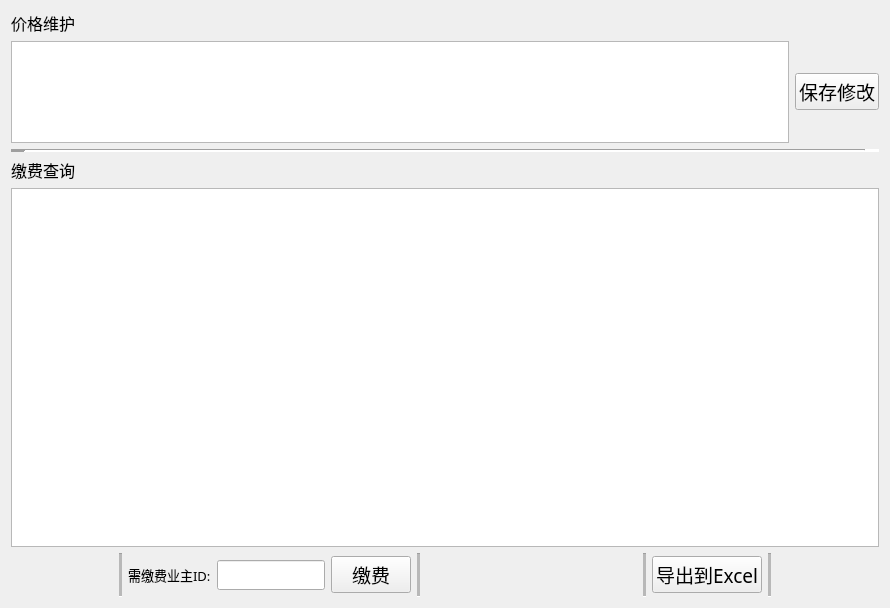
<?xml version="1.0" encoding="UTF-8"?>
<ui version="4.0">
 <class>W_Jiaofei</class>
 <widget class="QWidget" name="W_Jiaofei">
  <property name="geometry">
   <rect>
    <x>0</x>
    <y>0</y>
    <width>890</width>
    <height>608</height>
   </rect>
  </property>
  <property name="windowTitle">
   <string>Form</string>
  </property>
  <layout class="QGridLayout" name="gridLayout">
   <item row="0" column="0">
    <layout class="QVBoxLayout" name="verticalLayout_3" stretch="3,9,1">
     <item>
      <layout class="QVBoxLayout" name="verticalLayout_2">
       <item>
        <widget class="QLabel" name="label_2">
         <property name="font">
          <font>
           <family>Agency FB</family>
           <pointsize>12</pointsize>
          </font>
         </property>
         <property name="text">
          <string>价格维护</string>
         </property>
        </widget>
       </item>
       <item>
        <layout class="QHBoxLayout" name="horizontalLayout_2">
         <item>
          <widget class="QTableView" name="tableView"/>
         </item>
         <item>
          <widget class="QPushButton" name="pushButton">
           <property name="font">
            <font>
             <family>Agency FB</family>
             <pointsize>14</pointsize>
            </font>
           </property>
           <property name="text">
            <string>保存修改</string>
           </property>
          </widget>
         </item>
        </layout>
       </item>
      </layout>
     </item>
     <item>
      <layout class="QVBoxLayout" name="verticalLayout">
       <item>
        <widget class="Line" name="line">
         <property name="lineWidth">
          <number>15</number>
         </property>
         <property name="orientation">
          <enum>Qt::Horizontal</enum>
         </property>
        </widget>
       </item>
       <item>
        <widget class="QLabel" name="label_3">
         <property name="font">
          <font>
           <family>Agency FB</family>
           <pointsize>12</pointsize>
          </font>
         </property>
         <property name="text">
          <string>缴费查询</string>
         </property>
        </widget>
       </item>
       <item>
        <widget class="QTableView" name="tableView_2"/>
       </item>
      </layout>
     </item>
     <item>
      <layout class="QHBoxLayout" name="horizontalLayout">
       <item>
        <spacer name="horizontalSpacer">
         <property name="orientation">
          <enum>Qt::Horizontal</enum>
         </property>
         <property name="sizeHint" stdset="0">
          <size>
           <width>40</width>
           <height>20</height>
          </size>
         </property>
        </spacer>
       </item>
       <item>
        <widget class="Line" name="line_3">
         <property name="midLineWidth">
          <number>5</number>
         </property>
         <property name="orientation">
          <enum>Qt::Vertical</enum>
         </property>
        </widget>
       </item>
       <item>
        <widget class="QLabel" name="label">
         <property name="font">
          <font>
           <family>Agency FB</family>
           <pointsize>10</pointsize>
          </font>
         </property>
         <property name="text">
          <string>需缴费业主ID:</string>
         </property>
        </widget>
       </item>
       <item>
        <widget class="QLineEdit" name="lineEdit">
         <property name="minimumSize">
          <size>
           <width>0</width>
           <height>30</height>
          </size>
         </property>
        </widget>
       </item>
       <item>
        <widget class="QPushButton" name="pushButton_3">
         <property name="font">
          <font>
           <family>Agency FB</family>
           <pointsize>14</pointsize>
          </font>
         </property>
         <property name="text">
          <string>缴费</string>
         </property>
        </widget>
       </item>
       <item>
        <widget class="Line" name="line_2">
         <property name="midLineWidth">
          <number>5</number>
         </property>
         <property name="orientation">
          <enum>Qt::Vertical</enum>
         </property>
        </widget>
       </item>
       <item>
        <spacer name="horizontalSpacer_4">
         <property name="orientation">
          <enum>Qt::Horizontal</enum>
         </property>
         <property name="sizeHint" stdset="0">
          <size>
           <width>40</width>
           <height>20</height>
          </size>
         </property>
        </spacer>
       </item>
       <item>
        <spacer name="horizontalSpacer_3">
         <property name="orientation">
          <enum>Qt::Horizontal</enum>
         </property>
         <property name="sizeHint" stdset="0">
          <size>
           <width>40</width>
           <height>20</height>
          </size>
         </property>
        </spacer>
       </item>
       <item>
        <widget class="Line" name="line_4">
         <property name="midLineWidth">
          <number>5</number>
         </property>
         <property name="orientation">
          <enum>Qt::Vertical</enum>
         </property>
        </widget>
       </item>
       <item>
        <widget class="QPushButton" name="pushButton_2">
         <property name="minimumSize">
          <size>
           <width>101</width>
           <height>30</height>
          </size>
         </property>
         <property name="font">
          <font>
           <family>Agency FB</family>
           <pointsize>14</pointsize>
          </font>
         </property>
         <property name="text">
          <string>导出到Excel</string>
         </property>
        </widget>
       </item>
       <item>
        <widget class="Line" name="line_5">
         <property name="midLineWidth">
          <number>5</number>
         </property>
         <property name="orientation">
          <enum>Qt::Vertical</enum>
         </property>
        </widget>
       </item>
       <item>
        <spacer name="horizontalSpacer_2">
         <property name="orientation">
          <enum>Qt::Horizontal</enum>
         </property>
         <property name="sizeHint" stdset="0">
          <size>
           <width>40</width>
           <height>20</height>
          </size>
         </property>
        </spacer>
       </item>
      </layout>
     </item>
    </layout>
   </item>
  </layout>
 </widget>
 <resources/>
 <connections/>
</ui>
